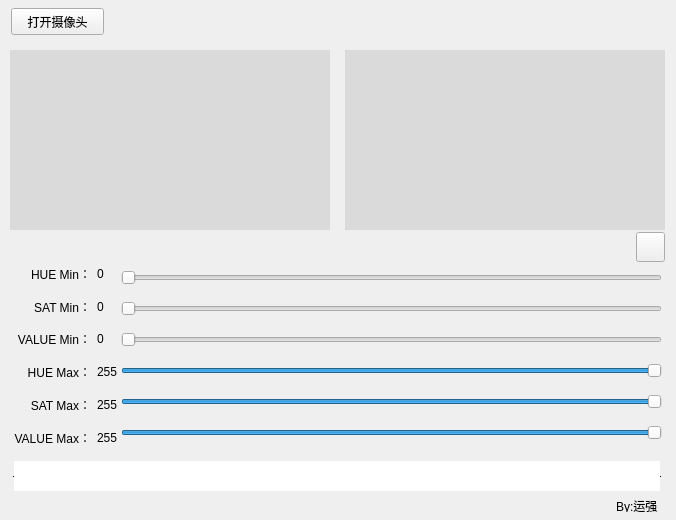
<?xml version="1.0" encoding="UTF-8"?>
<ui version="4.0">
 <class>MainWindow</class>
 <widget class="QMainWindow" name="MainWindow">
  <property name="geometry">
   <rect>
    <x>0</x>
    <y>0</y>
    <width>676</width>
    <height>520</height>
   </rect>
  </property>
  <property name="minimumSize">
   <size>
    <width>676</width>
    <height>520</height>
   </size>
  </property>
  <property name="maximumSize">
   <size>
    <width>676</width>
    <height>520</height>
   </size>
  </property>
  <property name="windowTitle">
   <string>MainWindow</string>
  </property>
  <property name="animated">
   <bool>true</bool>
  </property>
  <widget class="QWidget" name="centralwidget">
   <widget class="QLabel" name="label">
    <property name="geometry">
     <rect>
      <x>10</x>
      <y>50</y>
      <width>320</width>
      <height>180</height>
     </rect>
    </property>
    <property name="styleSheet">
     <string notr="true">background-color: rgb(218, 218, 218);</string>
    </property>
    <property name="text">
     <string/>
    </property>
   </widget>
   <widget class="QLabel" name="label_2">
    <property name="geometry">
     <rect>
      <x>345</x>
      <y>50</y>
      <width>320</width>
      <height>180</height>
     </rect>
    </property>
    <property name="styleSheet">
     <string notr="true">background-color: rgb(218, 218, 218);</string>
    </property>
    <property name="text">
     <string/>
    </property>
   </widget>
   <widget class="QWidget" name="verticalLayoutWidget">
    <property name="geometry">
     <rect>
      <x>121</x>
      <y>260</y>
      <width>541</width>
      <height>191</height>
     </rect>
    </property>
    <layout class="QVBoxLayout" name="verticalLayout">
     <item>
      <widget class="QSlider" name="horizontalSlider">
       <property name="maximum">
        <number>255</number>
       </property>
       <property name="tracking">
        <bool>true</bool>
       </property>
       <property name="orientation">
        <enum>Qt::Horizontal</enum>
       </property>
       <property name="invertedAppearance">
        <bool>false</bool>
       </property>
       <property name="invertedControls">
        <bool>false</bool>
       </property>
       <property name="tickPosition">
        <enum>QSlider::NoTicks</enum>
       </property>
      </widget>
     </item>
     <item>
      <widget class="QSlider" name="horizontalSlider_2">
       <property name="maximum">
        <number>255</number>
       </property>
       <property name="orientation">
        <enum>Qt::Horizontal</enum>
       </property>
      </widget>
     </item>
     <item>
      <widget class="QSlider" name="horizontalSlider_3">
       <property name="maximum">
        <number>255</number>
       </property>
       <property name="orientation">
        <enum>Qt::Horizontal</enum>
       </property>
      </widget>
     </item>
     <item>
      <widget class="QSlider" name="horizontalSlider_4">
       <property name="maximum">
        <number>255</number>
       </property>
       <property name="value">
        <number>255</number>
       </property>
       <property name="orientation">
        <enum>Qt::Horizontal</enum>
       </property>
      </widget>
     </item>
     <item>
      <widget class="QSlider" name="horizontalSlider_5">
       <property name="maximum">
        <number>255</number>
       </property>
       <property name="value">
        <number>255</number>
       </property>
       <property name="orientation">
        <enum>Qt::Horizontal</enum>
       </property>
      </widget>
     </item>
     <item>
      <widget class="QSlider" name="horizontalSlider_6">
       <property name="maximum">
        <number>255</number>
       </property>
       <property name="value">
        <number>255</number>
       </property>
       <property name="orientation">
        <enum>Qt::Horizontal</enum>
       </property>
      </widget>
     </item>
    </layout>
   </widget>
   <widget class="QLabel" name="label_9">
    <property name="geometry">
     <rect>
      <x>616</x>
      <y>500</y>
      <width>54</width>
      <height>12</height>
     </rect>
    </property>
    <property name="text">
     <string>By:运强</string>
    </property>
   </widget>
   <widget class="QWidget" name="horizontalLayoutWidget">
    <property name="geometry">
     <rect>
      <x>14</x>
      <y>260</y>
      <width>105</width>
      <height>191</height>
     </rect>
    </property>
    <layout class="QHBoxLayout" name="horizontalLayout">
     <item>
      <layout class="QVBoxLayout" name="verticalLayout_2">
       <item>
        <widget class="QLabel" name="label_6">
         <property name="layoutDirection">
          <enum>Qt::LeftToRight</enum>
         </property>
         <property name="text">
          <string>HUE Min：</string>
         </property>
         <property name="alignment">
          <set>Qt::AlignRight|Qt::AlignTrailing|Qt::AlignVCenter</set>
         </property>
        </widget>
       </item>
       <item>
        <widget class="QLabel" name="label_5">
         <property name="text">
          <string>SAT Min：</string>
         </property>
         <property name="alignment">
          <set>Qt::AlignRight|Qt::AlignTrailing|Qt::AlignVCenter</set>
         </property>
        </widget>
       </item>
       <item>
        <widget class="QLabel" name="label_4">
         <property name="text">
          <string>VALUE Min：</string>
         </property>
         <property name="alignment">
          <set>Qt::AlignRight|Qt::AlignTrailing|Qt::AlignVCenter</set>
         </property>
        </widget>
       </item>
       <item>
        <widget class="QLabel" name="label_7">
         <property name="text">
          <string>HUE Max：</string>
         </property>
         <property name="alignment">
          <set>Qt::AlignRight|Qt::AlignTrailing|Qt::AlignVCenter</set>
         </property>
        </widget>
       </item>
       <item>
        <widget class="QLabel" name="label_8">
         <property name="text">
          <string>SAT Max：</string>
         </property>
         <property name="alignment">
          <set>Qt::AlignRight|Qt::AlignTrailing|Qt::AlignVCenter</set>
         </property>
        </widget>
       </item>
       <item>
        <widget class="QLabel" name="label_3">
         <property name="text">
          <string>VALUE Max：</string>
         </property>
         <property name="alignment">
          <set>Qt::AlignRight|Qt::AlignTrailing|Qt::AlignVCenter</set>
         </property>
        </widget>
       </item>
      </layout>
     </item>
     <item>
      <layout class="QVBoxLayout" name="verticalLayout_4">
       <item>
        <widget class="QLabel" name="label_10">
         <property name="text">
          <string>0</string>
         </property>
        </widget>
       </item>
       <item>
        <widget class="QLabel" name="label_11">
         <property name="text">
          <string>0</string>
         </property>
        </widget>
       </item>
       <item>
        <widget class="QLabel" name="label_13">
         <property name="text">
          <string>0</string>
         </property>
        </widget>
       </item>
       <item>
        <widget class="QLabel" name="label_14">
         <property name="text">
          <string>255</string>
         </property>
        </widget>
       </item>
       <item>
        <widget class="QLabel" name="label_15">
         <property name="text">
          <string>255</string>
         </property>
        </widget>
       </item>
       <item>
        <widget class="QLabel" name="label_12">
         <property name="text">
          <string>255</string>
         </property>
        </widget>
       </item>
      </layout>
     </item>
    </layout>
   </widget>
   <widget class="QPushButton" name="pushButton">
    <property name="geometry">
     <rect>
      <x>11</x>
      <y>8</y>
      <width>93</width>
      <height>27</height>
     </rect>
    </property>
    <property name="text">
     <string>打开摄像头</string>
    </property>
   </widget>
   <widget class="QTextEdit" name="textEdit">
    <property name="geometry">
     <rect>
      <x>13</x>
      <y>460</y>
      <width>648</width>
      <height>32</height>
     </rect>
    </property>
    <property name="frameShape">
     <enum>QFrame::HLine</enum>
    </property>
    <property name="frameShadow">
     <enum>QFrame::Plain</enum>
    </property>
    <property name="textInteractionFlags">
     <set>Qt::LinksAccessibleByMouse|Qt::TextEditable|Qt::TextSelectableByMouse</set>
    </property>
   </widget>
   <widget class="QPushButton" name="pushButton_2">
    <property name="geometry">
     <rect>
      <x>636</x>
      <y>232</y>
      <width>29</width>
      <height>30</height>
     </rect>
    </property>
    <property name="styleSheet">
     <string notr="true">border-image: url(:/hui/hui.png);</string>
    </property>
    <property name="text">
     <string/>
    </property>
   </widget>
  </widget>
 </widget>
 <resources>
  <include location="bg.qrc"/>
 </resources>
 <connections/>
</ui>
